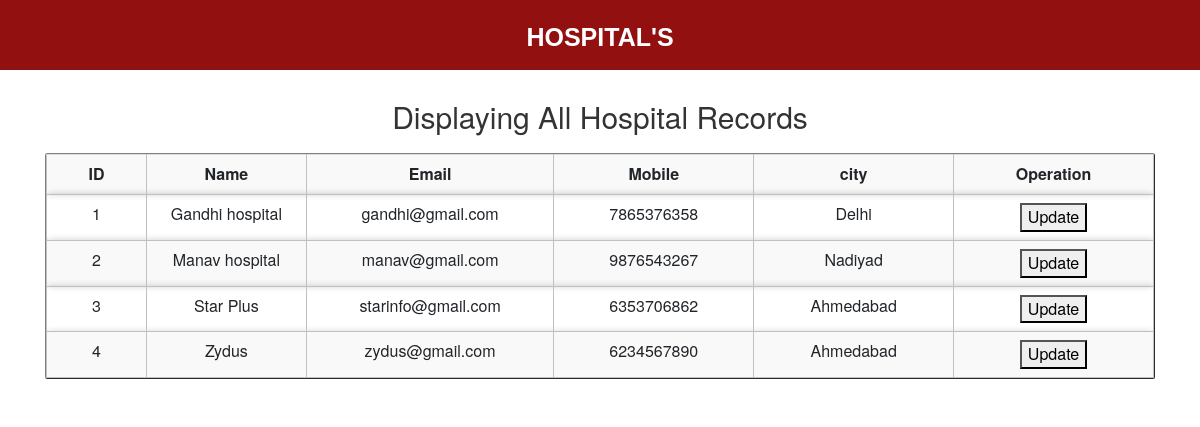
The page /admin/hospital/hospital.php on the database its author committed.
### tables this page shows
CREATE TABLE `hospitals` (
  `id` int(11) NOT NULL,
  `hname` varchar(100) NOT NULL,
  `hemail` varchar(100) NOT NULL,
  `hpassword` varchar(100) NOT NULL,
  `hphone` varchar(100) NOT NULL,
  `hcity` varchar(100) NOT NULL
);

### admin/hospital/hospital.php (the view, shortened to what this page needs)
<?php
include("connection.php");
?>
<?php require '../head.php'; ?>
<div class="sub" style="background: #931010;height: 70px;display: flex;font-family: 'Helvetica',sans-serif;justify-content: center;">
		<p style="text-decoration: none;color: white;font-size: 25px;font-weight: bolder;line-height: 75px;">HOSPITAL'S</p>
</div>
<?php
$query = "SELECT * FROM hospitals";
$data = mysqli_query($conn,$query);
$total = mysqli_num_rows($data);
if($total != 0){
?>
<div class="container">
<h2 align="center" style="margin-top: 30px;margin-bottom: 20px;">Displaying All Hospital Records</h2>
	<table align="center" border="1" cellspacing="1" class="table table-responsive table-striped rounded mt5">
		<tr>
			<th width="5%">ID</th>
			<th width="8%">Name</th>
			<th width="10%">Email</th>
			<th width="10%">Mobile</th>
			<th width="10%">city</th>
			<th width="10%">Operation</th>
		</tr>
	<?php
	while ($result = mysqli_fetch_assoc($data)) {
		echo "<tr>
				<td>". $result["id"]   ."</td>
				<td>". $result["hname"]   ."</td>
				<td>". $result["hemail"]   ."</td>
				<td>". $result["hphone"]   ."</td>
				<td>". $result["hcity"]   ."</td>
				<td>
				<button><a href='hupdate.php?uid=$result[id]' style='color: black'>Update</a></button>
				</td>
			 </tr>";
	}
}
else{
	echo "No records found";
}
?>
</table>
</div>

### css/style.css (style rules this page uses)
.card ,nav, .footer,tr,video { border-radius: 3px; transition: all 200ms ease-out; box-shadow: 0px 0px 7px rgba(0, 0, 0, 0.2); }
tr,th,td { border:0.1px solid silver; text-align: center; }
a:link { text-decoration: none; }

### rows shown on the page
hospitals: id "1", hname "Gandhi hospital", hemail "gandhi@gmail.com", hphone "7865376358", hcity "Delhi"
hospitals: id "2", hname "Manav hospital", hemail "manav@gmail.com", hphone "9876543267", hcity "Nadiyad"
hospitals: id "3", hname "Star Plus", hemail "starinfo@gmail.com", hphone "6353706862", hcity "Ahmedabad"
hospitals: id "4", hname "Zydus", hemail "zydus@gmail.com", hphone "6234567890", hcity "Ahmedabad"
